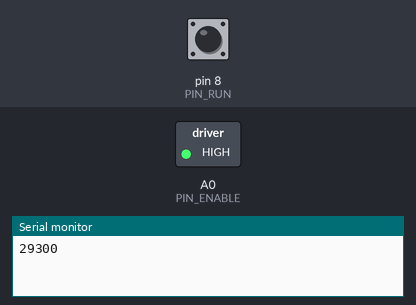
A sketch run on a simulated Arduino Uno, built with avr-gcc and run on an emulated ATmega328P. Parts: switched loads named in the sketch (green lamp = pin HIGH), the last lines printed to the serial monitor. The inputs (shaded band) are chosen by the test bench; at power-on: pin 8 (PIN_RUN) HIGH. Pins used as bus, display or sensor lines are not drawn.

Above: at 1.2 s.
1.3 s: pin 8 (PIN_RUN) pulled LOW for 0.15 s
At 1.37 s:
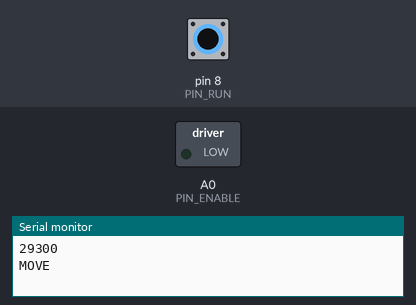
2.9 s: pin 8 (PIN_RUN) pulled LOW for 3.2 s
At 7.4 s:
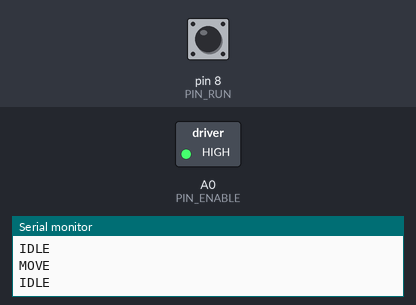
Timing chart, 0 to 8.9 s (numbered marks = the images above; inputs shaded):
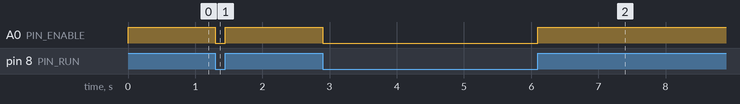

The sketch:

driver_2_2.ino
```cpp
/*

Timelapse Dolly - Automation, Systemer og Komponenter
@version 2.1
@date 2014-05-05
@author Peter Savnik

@Description
Make a step motor control motion of a Camera mounted on a dolly.
Input: Distance and Time


*/
#include <math.h>
#include <Keypad.h>

const int DEBUG = 0;  // Toogle Serial output
const int PIN_RUN = 8;
const int PIN_STEP = 9;
const int PIN_ENABLE = A0;
const int PIN_TIME_SCALE_POT = A1;
const float Pi = 3.14159;

const float STEP_RES = 16.0;  // Stepper resolution
const float STEPS_PR_ROUND = 200.0*STEP_RES; // Total steps pr. round
const float RADIUS = 0.0272; // [m]
const float DIST_PR_STEP = (2.0*RADIUS*Pi)/STEPS_PR_ROUND; //[cm] Omkreds/steps pr round


float distance = 0.0;  // [m] Record the number dist we've taken
float distance_to_go = 2.0; // [m] MAX:4.295*10^9 MIN:5.3407*10^-5
unsigned long steps_to_go = (distance_to_go)/DIST_PR_STEP; // total amount of steps to the distance_to_go
float time_to_go = 60; // [s] time to do the distance
unsigned long steps = 0;  // Total count of steps
int run = 0;   // Control var for start/stop fcn
int dir = 1;   // Control direction
int sensorValue = 0; // Time scale pot sensor
int stepState = 0; // Step output state

String state = "IDLE", next_state = "IDLE";  // Statemachine control

float time_pr_step;
float time_pr_step_ms;
float time_pr_step_micros;
long time_start = 0;
long time_end = 0;
int use_micros_time = 0;

unsigned long current_time = 0;
unsigned long prev_time = 0;

void setup() {
    Serial.begin(115200);
    /*while(!Serial){
     ; // wait for serial to begin
    }*/
    Serial.println('Timelapse Dolly Start');


  pinMode(PIN_RUN, INPUT_PULLUP);
  pinMode(PIN_STEP, OUTPUT);
  pinMode(PIN_ENABLE, OUTPUT);
  pinMode(PIN_TIME_SCALE_POT, INPUT);
  digitalWrite(PIN_STEP, LOW);
  digitalWrite(PIN_ENABLE, HIGH);

  //establishContact();  // send a byte to establish contact until receiver responds
}

void loop() {

  run = digitalRead(PIN_RUN);

  // Statemachine!
    if (state == "IDLE"){
      // Wait for action

      // Calc delay time
      time_pr_step = time_to_go/steps_to_go; // the delay time between steps [s]/[step]
      time_pr_step_ms = time_pr_step*pow(10,3); // Convert to millisec [ms]/[step]
      time_pr_step_micros = time_pr_step*pow(10,6); // Convert to millisec [micros]/[step]
      if (time_pr_step_ms < 1) time_pr_step_ms = 1;  // Don't go too fast! saturation
      if (time_pr_step_micros < 1) time_pr_step_micros = 1;  // Don't go too fast! saturation

      if(time_to_go < 60*60) use_micros_time = 1; // 60[m]*60[s] use micros instead of millis

      // Print Parameters
      /*Serial.print("Dist: ");
      Serial.print(distance_to_go);
      Serial.print(", Steps to go:");
      Serial.print(steps_to_go);
      Serial.print(", Time: ");
      Serial.print(time_to_go);
      Serial.print(", Step Time: ");
      Serial.println(time_pr_step_ms);*/

      // Change state
      // Start running
      if(run == LOW){
        digitalWrite(PIN_ENABLE, LOW);
        time_start = millis();
        next_state = "MOVE";
      }
      else{
        next_state = "IDLE";
      }

    }
    else if (state == "MOVE"){
      next_state = "MOVE";
      // MOVE
      // Check to see if we are at the end of our move
      if ((steps*DIST_PR_STEP < distance_to_go) && (run == LOW)) {


        if(use_micros_time == 1){
          current_time = micros();
          if(current_time-prev_time >= time_pr_step_micros/2){
            prev_time = current_time;
            // Step toogle
            if(stepState == 0){
              digitalWrite(PIN_STEP, HIGH); // step high
              stepState = 1;
            }
            else if(stepState == 1){
              digitalWrite(PIN_STEP, LOW); // step low
              stepState = 0;
              steps = 1+steps; // Incremetent steps
              //Serial.println(steps_to_go-steps);
            } // end step state

          } // if time

        } // if use micro
        else{
          current_time = millis();
          if(current_time-prev_time >= time_pr_step_ms/2){
            prev_time = current_time;
            // Step toogle
            if(stepState == 0){
              digitalWrite(PIN_STEP, HIGH); // step high
              stepState = 1;
            }
            else if(stepState == 1){
              digitalWrite(PIN_STEP, LOW); // step low
              stepState = 0;
              steps = 1+steps; // Incremetent steps
              //Serial.println(steps_to_go-steps);
            } // end step state

          } // if time
        }// else use micros

      } // if dist <

      // If dist is done go to wait state
      if (steps*DIST_PR_STEP >= distance_to_go){
         next_state = "DONE";
         digitalWrite(PIN_ENABLE, HIGH); // disable motor
         // calc run time
         time_end = millis();
         Serial.print("Time: ");
         Serial.println((time_end-time_start)*pow(10,-3)); //[s]
         steps = 0; // reset dist

      } // if dist >=


      // Change state
      if(run == HIGH){  // Stop running
        next_state = "IDLE";
        digitalWrite(PIN_ENABLE, HIGH); // disable motor
      }

    } // state

    else if(state == "DONE"){
      next_state = "DONE";
      // If off go to idle
      if(run == HIGH) next_state = "IDLE";

    } // state DONE
    else {
       Serial.print("Error in statemachine: ");
       Serial.println(state);
    }
    if(state != next_state) Serial.println(next_state);
  state = next_state;


 /*
  // If dist is done disable
  if ((steps*DIST_PR_STEP >= distance_to_go)){
    disableMotor();
    steps = 0;
  }
  */
}


void enableMotor(){
 // Enable motor driver
       digitalWrite(PIN_ENABLE, LOW);
      if(DEBUG == 1) Serial.println("Start");
}

void disableMotor(){
 // Enable motor driver
       digitalWrite(PIN_ENABLE, HIGH);
       if(DEBUG == 1) Serial.println("Stop");
}


void enableMotorToogle(){
 // Enable motor driver
     if(run == 0){
       enableMotor();
       run = 1;
     }
     else if(run == 1){
       disableMotor();
       run = 0;
     }
}


void establishContact() {
  while (Serial.available() <= 0) {
    Serial.println("0,0,0");   // send an initial string
    delay(300);
  }
}

/*
|| @changelog
|| | 2.2 2014-05-08 - Peter Savnik : Time function fix
|| | 2.1 2014-05-08 - Peter Savnik : Dist is calibrated
|| | 2.0 2014-05-06 - Peter Savnik : Added state machine & Millis as delay
|| | 1.3 2014-05-05 - Peter Savnik : Added Potentiometer control of time
|| | 1.2 2014-05-01 - Peter Savnik : Added Debug function, enable serial output when debugging
|| | 1.1 2014-05-01 - Peter Savnik : Added direction control
|| | 1.0 2014-05-01 - Peter Savnik : Initial Release
|| #
*/
```

Measured:
- after the input at 1.3 s, A0 (PIN_ENABLE): HIGH → LOW at once, → HIGH 0.15 s later
- after the input at 2.9 s, A0 (PIN_ENABLE): HIGH → LOW at once, → HIGH 3.2 s later
